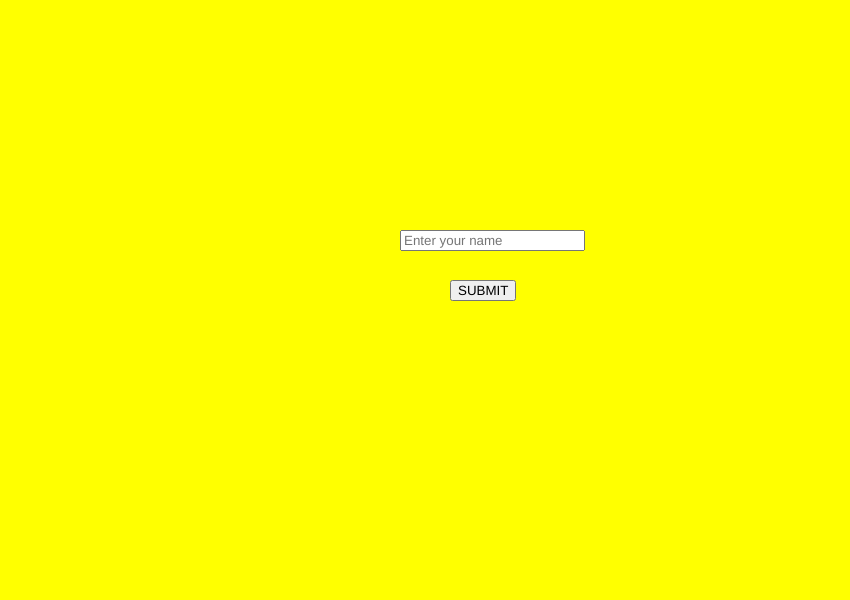
Frame 1 (no input)
Frame 60 (no input): identical to frame 1, image omitted
Frame 120 (the mouse pressed at the canvas centre since frame 60): identical to frame 1, image omitted

The p5.js sketch that drew this single still picture (run headless with seeded random() and noise() and a simulated clock; from frame 60 on, the mouse is pressed at the canvas centre):

// p5.js sketch
// ── sketch.js
function setup(){
createCanvas(850,600);
input=createInput().attribute("placeholder", "Enter your name ")
input.position(400,230)
bP=createButton("SUBMIT")
bP.position(450,280)
bP.mousePressed(logic)

}
function draw(){
background("yellow");

  
}
function logic(){
input.hide()
bP.hide()
H=createElement("h1")
H.html("Hello! "+input.value() )
H.position(425,10)
A=createElement("h1")
A.html("Let`s see if you can answer these ")
A.position(300,50)
B=createElement("h1")
B.html("Questions ")
B.position(425,100)
C=createElement("h2")
C.html("Q1) . Who is the Commander in Chief of the military? Choose one")
C.position(50,200)
D=createElement("h2")
D.html("a) The Vice-President")
D.position(50,250)
E=createElement("h2")
E.html("b) The Secretary of Defense")
E.position(50,300)
G=createElement("h2")
G.html("c) . The President")
G.position(50,350)
I=createElement("h2")
I.html("d) . The Attorney General")
I.position(50,400)
bp=createButton("SUBMIT")
bp.position(100,550)
bp.mousePressed(logic2)
output=createInput().attribute("placeholder", "Enter the correct option")
output.position(400,550)
}
function logic2(){
H.hide()
A.hide()
B.hide()
C.hide()
D.hide()
E.hide()
G.hide()
I.hide()
bp.hide()
output.hide()
W=createElement("h1")
W.html("YOUR ANSWERS")
W.position(100,100)
Q=createElement("h2")
Q.html("Q1) "+output.value())
Q.position(100,150)
S=createElement("h1")
S.html("CORRECT ANSWERS")
S.position(100,300)
E=createElement("h2")
E.html("Q1) c")
E.position(100,400)
D=createElement("h1")
D.html("THANK YOU FOR ATTENDING OUR QUIZ")
D.position(50,500)
}
